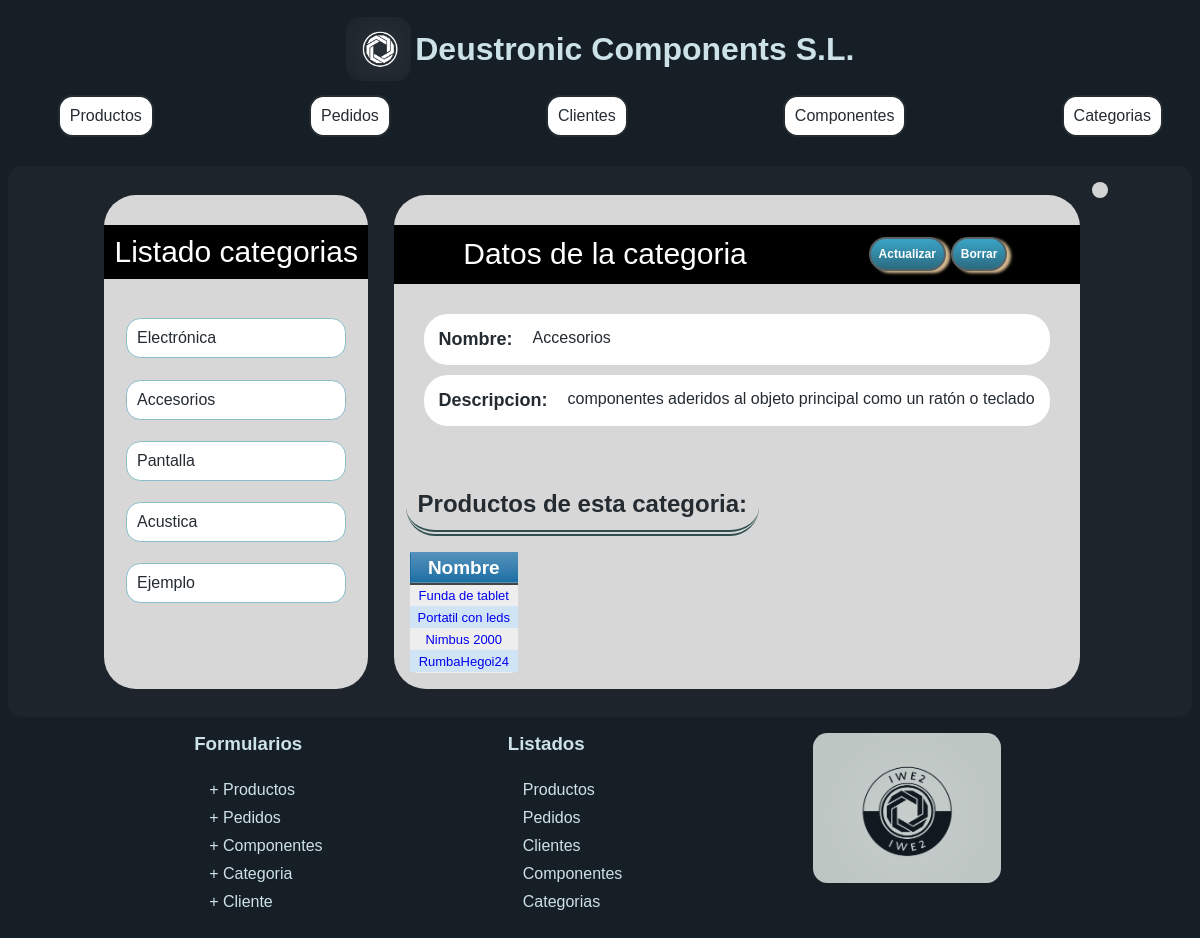
/appProyecto/categoria/3, run on the app's committed database.
### appProyecto/models.py (models this page shows, shortened)
class Categoria(models.Model):
    descripcion = models.CharField(max_length=1000)
    nombre = models.CharField(max_length=100, unique=True)

class Producto(models.Model):
    precio = models.FloatField(
        default=0,
        validators=[
            MinValueValidator(0)
        ]
     )
    nombre = models.CharField(max_length=200)
    descripcion = models.CharField(max_length=1000)
    categoria = models.ForeignKey(Categoria, on_delete=models.CASCADE)
    componente = models.ManyToManyField(Componente, through="Elemento")

### appProyecto/views.py (the view)
class CategoriaDetailView(DetailView):
    model = Categoria
    def get_context_data(self, **kwargs):
        context = super().get_context_data(**kwargs)
        context['productos'] = self.object.producto_set.all()
        context['listaTodos'] = Categoria.objects.all()
        return context

### appProyecto/templates/appProyecto/categoria_detail.html (shortened to what this page needs)
{% extends "detalle.html" %}
{% block elemListado %} categorias {%endblock%}
{% block urlElemento %}
<a href="{% url 'detalle categoria' p.pk %}">
  <li>{{p.nombre }}</li>
</a>
{% endblock %} {% block detalle %} {% if categoria %}
<div class="tituloProducto">
  Datos de la categoria
  <div class="barraBtn">
    <a href="/appProyecto/categoria/{{categoria.id}}/update/" class="button">
      Actualizar</a>
    <a href="/appProyecto/categoria/{{categoria.id}}/delete/" class="button">
      Borrar</a>
  </div>
</div>
<div class="datosProducto">
  <div class="propiedadProducto">
    <div class="tituloPropiedad">Nombre:</div>
    {{ categoria.nombre}}
  </div>
  <div class="propiedadProducto">
    <div class="tituloPropiedad">Descripcion:</div>
    {{ categoria.descripcion}}
  </div>
</div>
<div class="contenedorComponentes">
  <div class="elementoCompoenente">
    <h2>Productos de esta categoria:</h2>
  <table class="blueTable">
      <thead>
        <tr>
          <th>Nombre</th>
        </tr>
      </thead>
      <tbody>
        {% for producto in productos %}
        <tr>
          <td>
            <a href="{% url 'detalle producto' producto.pk %}">
              {{ producto.nombre }}
            </a>
          </td>
        </tr>
        {% endfor %}
      </tbody>
    </table>
  </div>
</div>
{% else %}
<p>No existe esta categoria.</p>
{% endif %} {% endblock %}

### appProyecto/static/css/estilos.css (style rules this page uses)
body { background-color: #171f26; font-family: "Franklin Gothic Medium", "Arial Narrow", Arial, sans-serif; color: #242c32; text-align: justify; }
.cuadroInformacion, .contenidoMasInfo, .cabecera img, main, #logoCompleto, .lista, .enlace, .cabecera, .content, .descripcion, .listaProductos li { border-radius: 0.9em; }
.listaProductos ul li { background-color: #fff; padding: 10px; margin: 0.1em; color: #242c32; border: 1px solid #88bdca; }
.iconosRedes, ul.linksFooter, a { text-decoration: none; list-style: none; padding: 5px; }
h2 { padding: 0.5em; min-width: min-content; margin: 0.5em; max-width: max-content; border-bottom: 6px double darkslategrey; }
form.cuadroFormularios, table.blueTable, table.listados { font-family: Arial, Helvetica, sans-serif; border: 1px solid #1c6ea4; background-color: #eeeeee; text-align: center; border-collapse: collapse; margin: 1em; padding: 0.5em; border-radius: 0.5em; }
table.blueTable td, table.blueTable th { padding: 4px; min-width: min-content; }
table.blueTable thead th:first-child { border-left: none; }
table.blueTable td, table.blueTable th { border: 1px solid transparent; padding: 3px 2px; }
table.blueTable tbody td { font-size: 13px; }
table.blueTable tr:nth-child(even) { background: #d0e4f5; }
table.blueTable thead { background: #1c6ea4; background: -moz-linear-gradient(top, #5592bb 0%, #327cad 66%, #1c6ea4 100%); background: -webkit-linear-gradient( top, #5592bb 0%, #327cad 66%, #1c6ea4 100% ); border-bottom: 2px solid #444444; }
table.blueTable thead th { font-size: 19px; font-weight: bold; color: #ffffff; border-left: 2px solid #d0e4f5; padding: 4px 10px; }
.barraBtn { display: flex; flex-direction: row; align-items: center; flex-wrap: wrap-reverse; place-content: end; float: right; }
form button, .button { margin: 0.2em; text-decoration: none; text-align: center; place-self: end; padding: 8px; border: solid 2px #596266; -webkit-border-radius: 50px; -moz-border-radius: 50px; border-radius: 50px; font: 12px Arial, Helvetica, sans-serif; font-weight: bold; color: #ffffff; background-color: #3ba4c7; background-image: -moz-linear-gradient(top, #3ba4c7 0%, #2a6b80 100%); background-image: -webkit-linear-gradient(top, #3ba4c7 0%, #2a6b80 100%); background-image: -o-linear-gradient(top, #3ba4c7 0%, #2a6b80 100%); background-image: -ms-linear-gradient(top, #3ba4c7 0%, #2a6b80 100%); filter: progid:DXImageTransform.Microsoft.gradient(startColorstr='#2a6b80', endColorstr='#2a6b80', GradientType=0); background-image: linear-gradient(top, #3ba4c7 0%, #2a6b80 100%); -webkit-box-shadow: 4px 2px 3px#d5b88f; -moz-box-shadow: 4px 2px 3px#d5b88f; box-shadow: 4px 2px 3px#d5b88f; }
.bloque, table, .propiedadProducto, h2 { border-radius: 1.5em; }
.listaProductos li { cursor: pointer; padding: 15px; background-color: #fff; border: 2px solid #ddd; margin-bottom: 10px; }
.tituloProducto, .tituloNavegadorProductos { font-size: 30px; background-color: black; color: #ffffff; margin-top: 30px; padding: 10px; display: flex; flex-wrap: wrap; justify-content: space-around; align-items: center; font-family: Impact, Haettenschweiler, "Arial Narrow Bold", sans-serif; min-height: min-content; }
.datosProducto { margin: 30px; display: flex; flex-direction: column; flex-wrap: wrap; }
.propiedadProducto { background-color: white; display: flex; flex-wrap: wrap; padding: 15px; margin-bottom: 10px; min-width: min-content; max-width: -webkit-fill-available; }
.tituloPropiedad { font-size: 18px; font-weight: bold; margin-right: 20px; }
.contenedorComponentes { display: flex; flex-direction: row; justify-content: space-between; flex-wrap: wrap; }

### data on the page
Categoria: nombre "Electrónica"
Categoria: nombre "Accesorios", descripcion "componentes aderidos al objeto principal como un ratón o teclado"
Categoria: nombre "Pantalla"
Categoria: nombre "Acustica"
Categoria: nombre "Ejemplo"
Producto: nombre "Funda de tablet"
Producto: nombre "Portatil con leds"
Producto: nombre "Nimbus 2000"
Producto: nombre "RumbaHegoi24"
